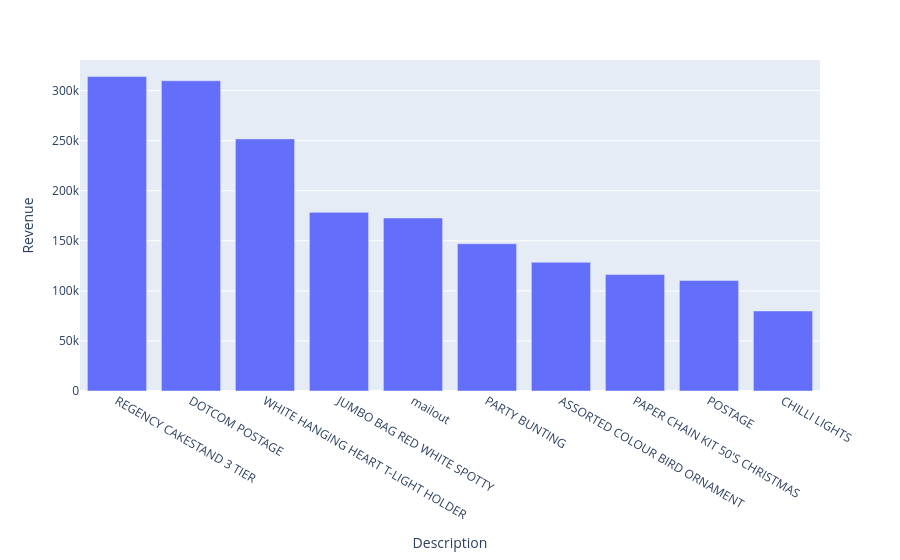

Notebook code cell kept with this figure:
### Code cell
fig=px.bar(des_rev, x=des_rev["Description"], y=des_rev["Revenue"])


fig.show()

### Figure 1 — Plotly figure (JSON) as saved in the notebook; plotly's stock layout.template omitted (floating-point values rounded to 4 significant figures)
{"data": [{"hovertemplate": "Description=%{x}<br>Revenue=%{y}<extra></extra>", "legendgroup": "", "marker": {"color": "#636efa", "pattern": {"shape": ""}}, "name": "", "orientation": "v", "showlegend": false, "textposition": "auto", "type": "bar", "x": ["REGENCY CAKESTAND 3 TIER", "DOTCOM POSTAGE", "WHITE HANGING HEART T-LIGHT HOLDER", "JUMBO BAG RED WHITE SPOTTY ", "mailout", "PARTY BUNTING", "ASSORTED COLOUR BIRD ORNAMENT", "PAPER CHAIN KIT 50'S CHRISTMAS ", "POSTAGE", "CHILLI LIGHTS"], "xaxis": "x", "y": [314000.0, 309800.0, 251800.0, 178400.0, 172800.0, 147100.0, 128600.0, 116300.0, 110400.0, 79910.0], "yaxis": "y"}], "layout": {"barmode": "relative", "legend": {"tracegroupgap": 0}, "margin": {"t": 60}, "xaxis": {"anchor": "y", "domain": [0, 1], "title": {"text": "Description"}}, "yaxis": {"anchor": "x", "domain": [0, 1], "title": {"text": "Revenue"}}}}
